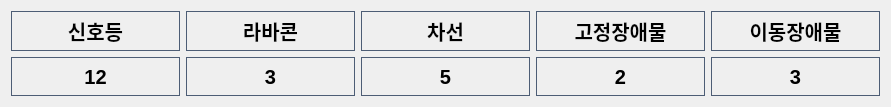
   <widget class="QWidget" name="layoutWidget">
    <property name="geometry">
     <rect>
      <x>30</x>
      <y>710</y>
      <width>891</width>
      <height>107</height>
     </rect>
    </property>
    <layout class="QGridLayout" name="gridLayout_3">
     <item row="0" column="1">
      <widget class="QLabel" name="lblMIssion2">
       <property name="sizePolicy">
        <sizepolicy hsizetype="Preferred" vsizetype="Preferred">
         <horstretch>0</horstretch>
         <verstretch>0</verstretch>
        </sizepolicy>
       </property>
       <property name="styleSheet">
        <string notr="true">font-size: 20px; font-weight: bold; border: 1px solid #4d5d75; padding: 1px;</string>
       </property>
       <property name="text">
        <string>라바콘</string>
       </property>
       <property name="alignment">
        <set>Qt::AlignmentFlag::AlignCenter</set>
       </property>
      </widget>
     </item>
     <item row="0" column="0">
      <widget class="QLabel" name="lblMIssion1">
       <property name="sizePolicy">
        <sizepolicy hsizetype="Preferred" vsizetype="Preferred">
         <horstretch>0</horstretch>
         <verstretch>0</verstretch>
        </sizepolicy>
       </property>
       <property name="styleSheet">
        <string notr="true">font-size: 20px; font-weight: bold; border: 1px solid #4d5d75; padding: 1px;</string>
       </property>
       <property name="text">
        <string>신호등</string>
       </property>
       <property name="alignment">
        <set>Qt::AlignmentFlag::AlignCenter</set>
       </property>
      </widget>
     </item>
     <item row="2" column="0">
      <widget class="QLabel" name="lblMIssionScore1">
       <property name="sizePolicy">
        <sizepolicy hsizetype="Preferred" vsizetype="Preferred">
         <horstretch>0</horstretch>
         <verstretch>0</verstretch>
        </sizepolicy>
       </property>
       <property name="styleSheet">
        <string notr="true">font-size: 20px; font-weight: bold; border: 1px solid #4d5d75; padding: 1px;</string>
       </property>
       <property name="text">
        <string>12</string>
       </property>
       <property name="alignment">
        <set>Qt::AlignmentFlag::AlignCenter</set>
       </property>
      </widget>
     </item>
     <item row="0" column="3">
      <widget class="QLabel" name="lblMIssion4">
       <property name="sizePolicy">
        <sizepolicy hsizetype="Preferred" vsizetype="Preferred">
         <horstretch>0</horstretch>
         <verstretch>0</verstretch>
        </sizepolicy>
       </property>
       <property name="styleSheet">
        <string notr="true">font-size: 20px; font-weight: bold; border: 1px solid #4d5d75; padding: 1px;</string>
       </property>
       <property name="text">
        <string>고정장애물</string>
       </property>
       <property name="alignment">
        <set>Qt::AlignmentFlag::AlignCenter</set>
       </property>
      </widget>
     </item>
     <item row="0" column="2">
      <widget class="QLabel" name="lblMIssion3">
       <property name="sizePolicy">
        <sizepolicy hsizetype="Preferred" vsizetype="Preferred">
         <horstretch>0</horstretch>
         <verstretch>0</verstretch>
        </sizepolicy>
       </property>
       <property name="styleSheet">
        <string notr="true">font-size: 20px; font-weight: bold; border: 1px solid #4d5d75; padding: 1px;</string>
       </property>
       <property name="text">
        <string>차선</string>
       </property>
       <property name="alignment">
        <set>Qt::AlignmentFlag::AlignCenter</set>
       </property>
      </widget>
     </item>
     <item row="0" column="4">
      <widget class="QLabel" name="lblMIssion5">
       <property name="sizePolicy">
        <sizepolicy hsizetype="Preferred" vsizetype="Preferred">
         <horstretch>0</horstretch>
         <verstretch>0</verstretch>
        </sizepolicy>
       </property>
       <property name="styleSheet">
        <string notr="true">font-size: 20px; font-weight: bold; border: 1px solid #4d5d75; padding: 1px;</string>
       </property>
       <property name="text">
        <string>이동장애물</string>
       </property>
       <property name="alignment">
        <set>Qt::AlignmentFlag::AlignCenter</set>
       </property>
      </widget>
     </item>
     <item row="2" column="2">
      <widget class="QLabel" name="lblMIssionScore3">
       <property name="sizePolicy">
        <sizepolicy hsizetype="Preferred" vsizetype="Preferred">
         <horstretch>0</horstretch>
         <verstretch>0</verstretch>
        </sizepolicy>
       </property>
       <property name="styleSheet">
        <string notr="true">font-size: 20px; font-weight: bold; border: 1px solid #4d5d75; padding: 1px;</string>
       </property>
       <property name="text">
        <string>5</string>
       </property>
       <property name="alignment">
        <set>Qt::AlignmentFlag::AlignCenter</set>
       </property>
      </widget>
     </item>
     <item row="2" column="3">
      <widget class="QLabel" name="lblMIssionScore4">
       <property name="sizePolicy">
        <sizepolicy hsizetype="Preferred" vsizetype="Preferred">
         <horstretch>0</horstretch>
         <verstretch>0</verstretch>
        </sizepolicy>
       </property>
       <property name="styleSheet">
        <string notr="true">font-size: 20px; font-weight: bold; border: 1px solid #4d5d75; padding: 1px;</string>
       </property>
       <property name="text">
        <string>2</string>
       </property>
       <property name="alignment">
        <set>Qt::AlignmentFlag::AlignCenter</set>
       </property>
      </widget>
     </item>
     <item row="2" column="4">
      <widget class="QLabel" name="lblMIssionScore5">
       <property name="sizePolicy">
        <sizepolicy hsizetype="Preferred" vsizetype="Preferred">
         <horstretch>0</horstretch>
         <verstretch>0</verstretch>
        </sizepolicy>
       </property>
       <property name="styleSheet">
        <string notr="true">font-size: 20px; font-weight: bold; border: 1px solid #4d5d75; padding: 1px;</string>
       </property>
       <property name="text">
        <string>3</string>
       </property>
       <property name="alignment">
        <set>Qt::AlignmentFlag::AlignCenter</set>
       </property>
      </widget>
     </item>
     <item row="2" column="1">
      <widget class="QLabel" name="lblMIssionScore2">
       <property name="sizePolicy">
        <sizepolicy hsizetype="Preferred" vsizetype="Preferred">
         <horstretch>0</horstretch>
         <verstretch>0</verstretch>
        </sizepolicy>
       </property>
       <property name="styleSheet">
        <string notr="true">font-size: 20px; font-weight: bold; border: 1px solid #4d5d75; padding: 1px;</string>
       </property>
       <property name="text">
        <string>3</string>
       </property>
       <property name="alignment">
        <set>Qt::AlignmentFlag::AlignCenter</set>
       </property>
      </widget>
     </item>
    </layout>
   </widget>
